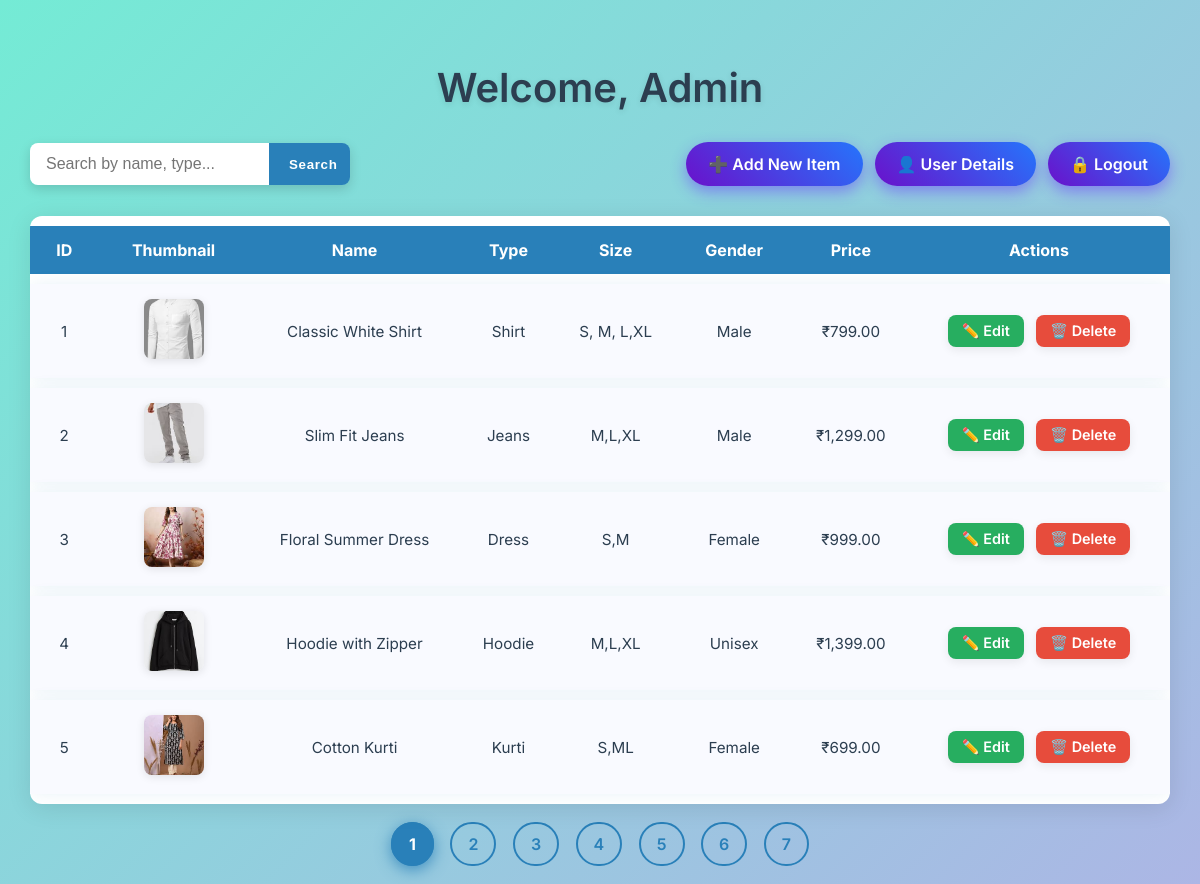
Screenshot of /admin/dashboard.php (signed in) with the database file from the repository.
### tables this page shows
CREATE TABLE `clothes` (
  `id` int(11) NOT NULL,
  `name` varchar(100) DEFAULT NULL,
  `type` varchar(50) DEFAULT NULL,
  `size` varchar(20) DEFAULT NULL,
  `gender` varchar(10) DEFAULT NULL,
  `price` decimal(10,2) DEFAULT NULL,
  `image` varchar(255) DEFAULT NULL,
  `category` varchar(50) NOT NULL
);

### admin/dashboard.php (the view, shortened to what this page needs)
<?php
include 'includes/db.php';
$search = isset($_GET['search']) ? mysqli_real_escape_string($conn, $_GET['search']) : '';
$limit = 5;
$page = isset($_GET['page']) ? (int)$_GET['page'] : 1;
$offset = ($page - 1) * $limit;
$query = "SELECT * FROM clothes WHERE name LIKE '%$search%' OR type LIKE '%$search%' LIMIT $limit OFFSET $offset";
$result = mysqli_query($conn, $query);
$total_result = mysqli_query($conn, "SELECT COUNT(*) as total FROM clothes WHERE name LIKE '%$search%' OR type LIKE '%$search%'");
$total_row = mysqli_fetch_assoc($total_result);
$total_pages = ceil($total_row['total'] / $limit);
?>
<!DOCTYPE html>
<html lang="en">
<head>
</head>
<body>
<h2>Welcome, Admin</h2>
<div class="top-bar">
  <form class="search-box" method="GET" action="dashboard.php" style="margin-bottom: 0;">
    <input type="text" name="search" placeholder="Search by name, type..."
           value="<?= isset($_GET['search']) ? htmlspecialchars($_GET['search']) : '' ?>" />
    <input type="submit" value="Search" />
  </form>
 <div>
  <a href="add.php" title="Add New Item">➕ Add New Item</a>
  <a href="users_details.php" title="View Users">👤 User Details</a>
  <a href="logout.php" title="Logout">🔒 Logout</a>
</div>
</div>
<table>
  <thead>
    <tr>
      <th>ID</th>
      <th>Thumbnail</th>
      <th>Name</th>
      <th>Type</th>
      <th>Size</th>
      <th>Gender</th>
      <th>Price</th>
      <th>Actions</th>
    </tr>
  </thead>
  <tbody>
    <?php while($row = mysqli_fetch_assoc($result)) { ?>
    <tr>
      <td><?= $row['id'] ?></td>
      <td><img src="uploads/<?= htmlspecialchars($row['image']) ?>" alt="thumb" class="thumbnail"></td>
      <td><?= htmlspecialchars($row['name']) ?></td>
      <td><?= htmlspecialchars($row['type']) ?></td>
      <td><?= htmlspecialchars($row['size']) ?></td>
      <td><?= htmlspecialchars($row['gender']) ?></td>
      <td>₹<?= number_format($row['price'], 2) ?></td>
      <td>
        <a href="edit.php?id=<?= $row['id'] ?>" class="action-btn edit-btn" title="Edit Item ✏️">✏️ Edit</a>
        <a href="delete.php?id=<?= $row['id'] ?>" class="action-btn delete-btn" title="Delete Item 🗑️" onclick="return confirm('Are you sure you want to delete this item?')">🗑️ Delete</a>
      </td>
    </tr>
    <?php } ?>
  </tbody>
</table>
<div class="pagination">
  <?php for ($i = 1; $i <= $total_pages; $i++) { ?>
    <a href="?page=<?= $i ?>&search=<?= urlencode($search) ?>"<?= $i == $page ? ' style="font-weight:bold;"' : '' ?>><?= $i ?></a>
  <?php } ?>
</div>
</body>
</html>

### admin/dashboard.php (style rules this page uses)
* { box-sizing: border-box; }
body { font-family: 'Inter', sans-serif; background: linear-gradient(135deg, #74ebd5 0%, #ACB6E5 100%); margin: 0; padding: 30px; color: #2c3e50; min-height: 100vh; }
h2 { text-align: center; color: #2c3e50; font-weight: 600; font-size: 2.5rem; margin-bottom: 30px; text-shadow: 0 2px 6px rgba(0,0,0,0.1); animation: fadeInDown 0.8s ease forwards; }
.top-bar { display: flex; justify-content: space-between; align-items: center; flex-wrap: wrap; gap: 15px; margin-bottom: 30px; }
.search-box { flex-grow: 1; max-width: 320px; display: flex; box-shadow: 0 4px 12px rgba(0,0,0,0.15); border-radius: 8px; overflow: hidden; animation: fadeIn 1s ease forwards; }
.search-box input[type="text"] { flex-grow: 1; border: none; padding: 12px 16px; font-size: 1rem; outline: none; transition: background-color 0.3s ease; }
.search-box input[type="submit"] { border: none; background-color: #2980b9; color: white; padding: 0 20px; cursor: pointer; font-weight: 600; letter-spacing: 0.05em; transition: background-color 0.3s ease; }
.top-bar > div { display: flex; gap: 12px; }
.top-bar a { text-decoration: none; padding: 12px 22px; border-radius: 50px; background: linear-gradient(45deg, #6a11cb, #2575fc); color: white; font-weight: 600; box-shadow: 0 6px 15px rgba(101,42,255,0.45); transition: all 0.3s ease; display: inline-flex; align-items: center; gap: 8px; user-select: none; }
table { width: 100%; border-collapse: separate; border-spacing: 0 10px; background: white; border-radius: 12px; box-shadow: 0 4px 25px rgba(0,0,0,0.1); overflow: hidden; animation: fadeIn 1.2s ease forwards; }
thead tr { background: #2980b9; color: white; font-weight: 600; }
thead th { padding: 14px 20px; text-align: center; font-size: 1rem; }
tbody tr { background: #f9faff; box-shadow: 0 0 15px rgba(41, 128, 185, 0.1); transition: background-color 0.3s ease, box-shadow 0.3s ease; cursor: default; border-radius: 10px; animation: shimmer 2s infinite; }
tbody tr:last-child { margin-bottom: 20px; }
tbody td { padding: 15px 12px; font-size: 0.95rem; text-align: center; vertical-align: middle; }
img.thumbnail { width: 60px; height: 60px; object-fit: cover; border-radius: 8px; box-shadow: 0 2px 8px rgba(0,0,0,0.1); }
.action-btn { padding: 7px 14px; border-radius: 8px; font-size: 0.9rem; font-weight: 600; cursor: pointer; user-select: none; box-shadow: 0 3px 10px rgba(0,0,0,0.08); transition: all 0.3s ease; display: inline-block; margin: 0 4px; text-decoration: none; }
.edit-btn { background-color: #27ae60; color: white; }
.delete-btn { background-color: #e74c3c; color: white; }
.pagination { text-align: center; margin-top: 30px; }
.pagination a { padding: 10px 16px; margin: 0 6px; border: 2px solid #2980b9; border-radius: 50px; color: #2980b9; font-weight: 600; text-decoration: none; transition: all 0.3s ease; }
tbody tr { background: linear-gradient(90deg, #f9faff 25%, #e0f0ff 50%, #f9faff 75%); background-size: 400% 100%; }

### rows the page displays
clothes: id "1", image (picture), name "Classic White Shirt", type "Shirt", size "S, M, L,XL", gender "Male", price "799.00"
clothes: id "2", image (picture), name "Slim Fit Jeans", type "Jeans", size "M,L,XL", gender "Male", price "1,299.00"
clothes: id "3", image (picture), name "Floral Summer Dress", type "Dress", size "S,M", gender "Female", price "999.00"
clothes: id "4", image (picture), name "Hoodie with Zipper", type "Hoodie", size "M,L,XL", gender "Unisex", price "1,399.00"
clothes: id "5", image (picture), name "Cotton Kurti", type "Kurti", size "S,ML", gender "Female", price "699.00"
